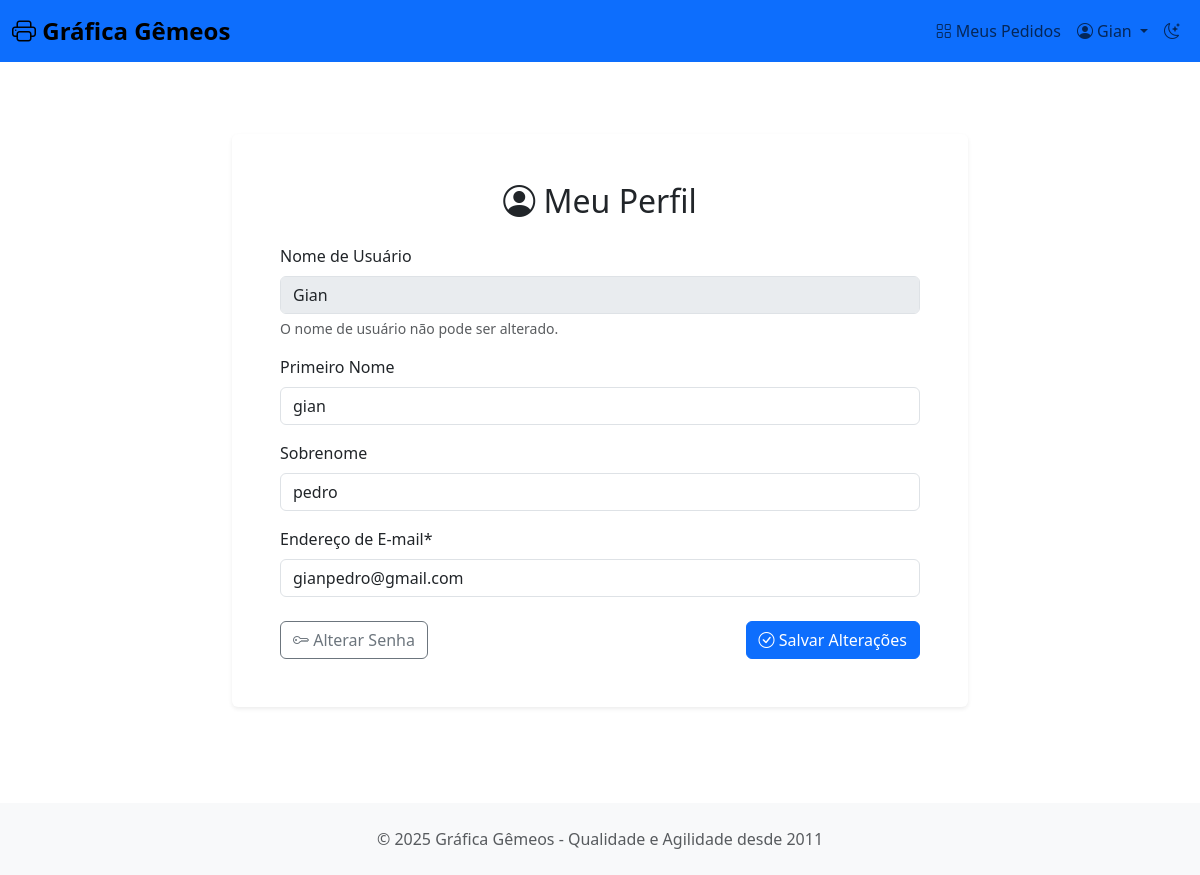
Page /contas/perfil/ (signed in) on the committed database.
### grafica/models.py (models this page shows, shortened)
class Usuario(AbstractUser):
    TIPO_USUARIO_CHOICES = (
        ("cliente", "Cliente"),
        ("gerente", "Gerente"),
    )
    email = models.EmailField(max_length=30, unique=True)
    tipo = models.CharField(max_length=10, choices=TIPO_USUARIO_CHOICES, default='cliente')

### grafica/views.py (the view, shortened to what this page needs)
# urls.py: path('contas/perfil/', UserProfileView.as_view(), name='profile'),
class UserProfileView(LoginRequiredMixin, UpdateView):
    model = Usuario
    form_class = UserProfileForm
    template_name = 'registration/profile.html'
    success_url = reverse_lazy('profile')
    def get_object(self, queryset=None):
        return self.request.user

### grafica/forms.py
class UserProfileForm(forms.ModelForm):
    class Meta:
        model = Usuario
        fields = ['first_name', 'last_name', 'email']
        widgets = {
            'first_name': forms.TextInput(attrs={'class': 'form-control'}),
            'last_name': forms.TextInput(attrs={'class': 'form-control'}),
            'email': forms.EmailInput(attrs={'class': 'form-control'}),
        }
        labels = {
            'first_name': 'Primeiro Nome',
            'last_name': 'Sobrenome',
            'email': 'Endereço de E-mail',
        }

### grafica/templates/registration/profile.html (shortened to what this page needs)
{% extends 'base.html' %}
{% load crispy_forms_tags %}
{% block content %}
<div class="container py-5">
    <div class="row justify-content-center">
        <div class="col-lg-8 col-md-10">
            <div class="card shadow-sm border-0">
                <div class="card-body p-5">
                    <h2 class="card-title text-center mb-4">
                        <i class="bi bi-person-circle"></i> Meu Perfil
                    </h2>
                    <form method="post" novalidate>
                        <div class="mb-3">
                            <label class="form-label">Nome de Usuário</label>
                            <input type="text" class="form-control" value="{{ user.username }}" readonly disabled>
                            <div class="form-text">O nome de usuário não pode ser alterado.</div>
                        </div>
                        {{ form|crispy }}
                        <div class="d-flex justify-content-between align-items-center mt-4">
                            <a href="{% url 'password_change' %}" class="btn btn-outline-secondary">
                                <i class="bi bi-key"></i> Alterar Senha
                            </a>
                            <button type="submit" class="btn btn-primary">
                                <i class="bi bi-check-circle"></i> Salvar Alterações
                            </button>
                        </div>
                    </form>
                </div>
            </div>
        </div>
    </div>
</div>
{% endblock %}

### grafica/templates/base.html (shortened to what this page needs)
<!DOCTYPE html>
<html lang="pt-BR" data-bs-theme="light">
<head>
    <link href="https://cdn.jsdelivr.net/npm/bootstrap@5.3.2/dist/css/bootstrap.min.css" rel="stylesheet">
    <link rel="stylesheet" href="https://cdn.jsdelivr.net/npm/bootstrap-icons@1.11.3/font/bootstrap-icons.min.css">
</head>
<body>
    <nav class="navbar navbar-expand-lg navbar-light bg-primary mb-4">
        <div class="container-fluid">
            <a class="navbar-brand" href="{% url 'home' %}">
                <i class="bi bi-printer"></i> Gráfica Gêmeos
            </a>
            <div class="collapse navbar-collapse" id="navbarNav">
                <ul class="navbar-nav ms-auto">
                    {% if user.is_authenticated %}
                    {% if user.is_staff %}
                    <li class="nav-item">
                        <a class="nav-link" href="{% url 'manager_dashboard' %}">
                            <i class="bi bi-speedometer2"></i> Dashboard Gerente
                        </a>
                    </li>
                    <li class="nav-item">
                        <a class="nav-link" href="{% url 'inventory_list' %}">
                            <i class="bi bi-box-seam"></i> Estoque
                        </a>
                    </li>
                    {% else %}
                    <li class="nav-item">
                        <a class="nav-link" href="{% url 'pedido_list' %}">
                            <i class="bi bi-grid"></i> Meus Pedidos
                        </a>
                    </li>
                    {% endif %}
                    <li class="nav-item dropdown">
                        <a class="nav-link dropdown-toggle" href="#" role="button" data-bs-toggle="dropdown">
                            <i class="bi bi-person-circle"></i> {{ user.username }}
                        </a>
                    </li>
                    {% endif %}
                    <li class="nav-item">
                        <a class="nav-link theme-toggle" onclick="toggleTheme()">
                            <i class="bi bi-moon-stars" id="theme-icon"></i>
                        </a>
                    </li>
                </ul>
            </div>
        </div>
    </nav>
    <main>
        {% block content %}{% endblock %}
    </main>
    <footer class="mt-5 py-4 bg-light">
        <div class="container text-center text-muted">
            <p class="mb-0">&copy; 2025 Gráfica Gêmeos - Qualidade e Agilidade desde 2011</p>
        </div>
    </footer>
</body>
</html>

### grafica/templates/base.html (style rules this page uses)
:root { --bs-primary: #f68117; --bs-secondary: #0910f4; --bs-success: #FFAC68; --bs-danger: #040752; --bs-warning: #f59e0b; }
body { min-height: 100vh; background-color: var(--bs-body-bg); }
.navbar-brand { font-weight: 700; font-size: 1.5rem; }
.card { border: none; box-shadow: 0 1px 3px rgba(0,0,0,0.1); transition: transform 0.2s, box-shadow 0.2s; }
.theme-toggle { cursor: pointer; }

### rows in the picture
Usuario: username "Gian", first_name "gian", last_name "pedro", email "gianpedro@gmail.com"
